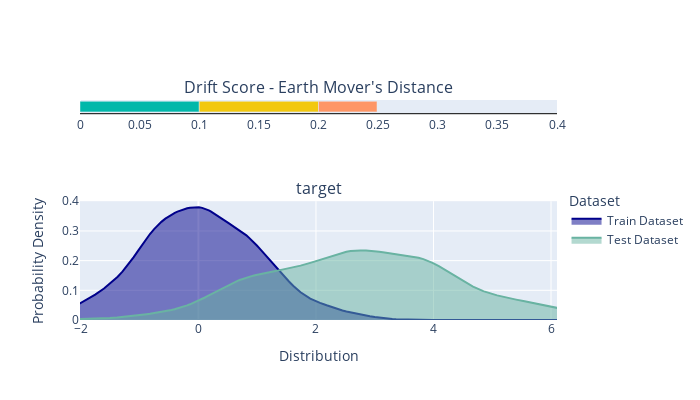

Write notebook code for a chart like this one.
### Markdown cell above
## Run check

### Code cell
check = TrainTestLabelDrift()
result = check.run(train_dataset=train_dataset, test_dataset=test_dataset)
result

### Figure 1 — Plotly figure (JSON) as saved in the notebook; plotly's stock layout.template omitted (floating-point values rounded to 4 significant figures; data arrays with more than 128 entries replaced by an {"elided": "..."} marker saying what was removed)
{"data": [{"base": 0, "marker": {"color": "#01B8AA"}, "offsetgroup": "0", "orientation": "h", "showlegend": false, "type": "bar", "x": [0.1], "xaxis": "x", "y": ["Drift Score"], "yaxis": "y"}, {"base": 0.1, "marker": {"color": "#F2C80F"}, "offsetgroup": "0", "orientation": "h", "showlegend": false, "type": "bar", "x": [0.1], "xaxis": "x", "y": ["Drift Score"], "yaxis": "y"}, {"base": 0.2, "marker": {"color": "#FE9666"}, "offsetgroup": "0", "orientation": "h", "showlegend": false, "type": "bar", "x": [0.04907], "xaxis": "x", "y": ["Drift Score"], "yaxis": "y"}, {"fill": "tozeroy", "line": {"color": "darkblue"}, "name": "Train Dataset", "type": "scatter", "x": {"elided": "148 float values"}, "xaxis": "x2", "y": {"elided": "148 float values"}, "yaxis": "y2"}, {"fill": "tozeroy", "line": {"color": "#69b3a2"}, "name": "Test Dataset", "type": "scatter", "x": {"elided": "148 float values"}, "xaxis": "x2", "y": {"elided": "148 float values"}, "yaxis": "y2"}], "layout": {"annotations": [{"font": {"size": 16}, "showarrow": false, "text": "Drift Score - Earth Mover's Distance", "x": 0.5, "xanchor": "center", "xref": "paper", "y": 1, "yanchor": "bottom", "yref": "paper"}, {"font": {"size": 16}, "showarrow": false, "text": "target", "x": 0.5, "xanchor": "center", "xref": "paper", "y": 0.54, "yanchor": "bottom", "yref": "paper"}], "height": 400, "legend": {"title": {"text": "Dataset"}, "y": 0.6, "yanchor": "top"}, "width": 700, "xaxis": {"anchor": "y", "domain": [0, 1], "dtick": 0.05, "fixedrange": true, "gridcolor": "black", "linecolor": "black", "range": [0, 0.4], "showgrid": false}, "xaxis2": {"anchor": "y2", "domain": [0, 1], "fixedrange": false, "range": [-2.015, 6.102], "title": {"text": "Distribution"}}, "yaxis": {"anchor": "x", "color": "black", "domain": [0.94, 1], "fixedrange": true, "showgrid": false, "showline": false, "showticklabels": false, "zeroline": false}, "yaxis2": {"anchor": "x2", "domain": [0, 0.54], "fixedrange": true, "title": {"text": "Probability Density"}}}}
